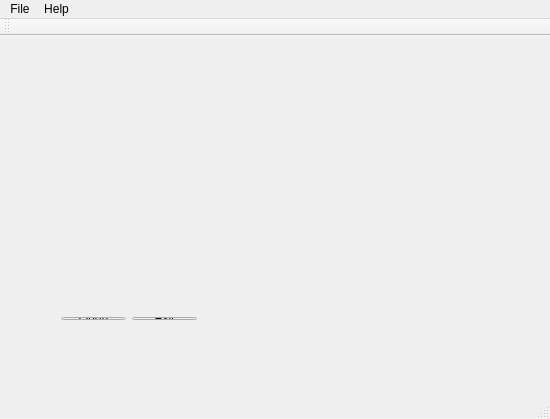
<?xml version="1.0" encoding="UTF-8"?>
<ui version="4.0">
 <class>MainWindow</class>
 <widget class="QMainWindow" name="MainWindow">
  <property name="geometry">
   <rect>
    <x>0</x>
    <y>0</y>
    <width>550</width>
    <height>419</height>
   </rect>
  </property>
  <property name="windowTitle">
   <string>MainWindow</string>
  </property>
  <widget class="QWidget" name="centralWidget">
   <widget class="QWidget" name="">
    <property name="geometry">
     <rect>
      <x>50</x>
      <y>270</y>
      <width>158</width>
      <height>25</height>
     </rect>
    </property>
    <layout class="QHBoxLayout" name="horizontalLayout">
     <item>
      <widget class="QPushButton" name="pushButton_2">
       <property name="text">
        <string>Open</string>
       </property>
      </widget>
     </item>
     <item>
      <widget class="QPushButton" name="pushButton">
       <property name="text">
        <string>Exit</string>
       </property>
      </widget>
     </item>
    </layout>
   </widget>
  </widget>
  <widget class="QMenuBar" name="menuBar">
   <property name="geometry">
    <rect>
     <x>0</x>
     <y>0</y>
     <width>550</width>
     <height>20</height>
    </rect>
   </property>
   <widget class="QMenu" name="menuFile">
    <property name="title">
     <string>File</string>
    </property>
    <addaction name="fileName"/>
   </widget>
   <widget class="QMenu" name="menuHelp">
    <property name="title">
     <string>Help</string>
    </property>
    <addaction name="actionAbout"/>
   </widget>
   <addaction name="menuFile"/>
   <addaction name="menuHelp"/>
  </widget>
  <widget class="QToolBar" name="mainToolBar">
   <attribute name="toolBarArea">
    <enum>TopToolBarArea</enum>
   </attribute>
   <attribute name="toolBarBreak">
    <bool>false</bool>
   </attribute>
  </widget>
  <widget class="QStatusBar" name="statusBar"/>
  <action name="fileName">
   <property name="text">
    <string>Open</string>
   </property>
  </action>
  <action name="actionAbout">
   <property name="text">
    <string>About</string>
   </property>
  </action>
 </widget>
 <layoutdefault spacing="6" margin="11"/>
 <resources/>
 <connections>
  <connection>
   <sender>pushButton</sender>
   <signal>clicked()</signal>
   <receiver>MainWindow</receiver>
   <slot>close()</slot>
   <hints>
    <hint type="sourcelabel">
     <x>467</x>
     <y>313</y>
    </hint>
    <hint type="destinationlabel">
     <x>274</x>
     <y>209</y>
    </hint>
   </hints>
  </connection>
  <connection>
   <sender>pushButton_2</sender>
   <signal>clicked()</signal>
   <receiver>pushButton</receiver>
   <slot>hide()</slot>
   <hints>
    <hint type="sourcelabel">
     <x>88</x>
     <y>314</y>
    </hint>
    <hint type="destinationlabel">
     <x>169</x>
     <y>314</y>
    </hint>
   </hints>
  </connection>
 </connections>
</ui>
